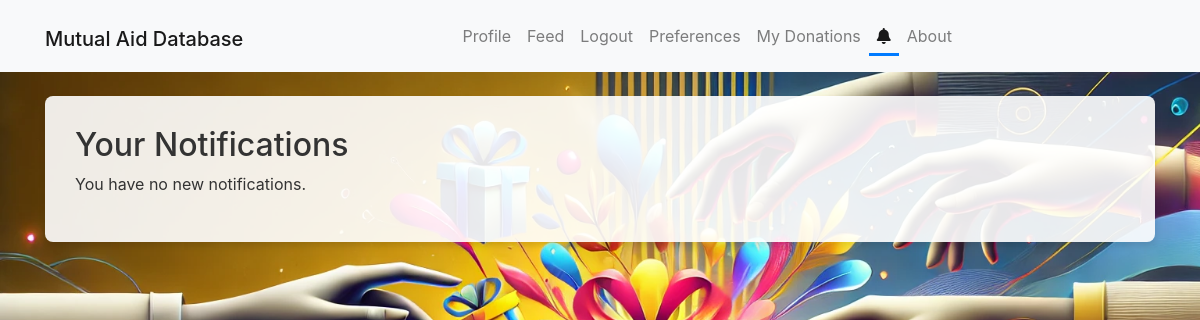
The app's page /notifications (signed in), older data.
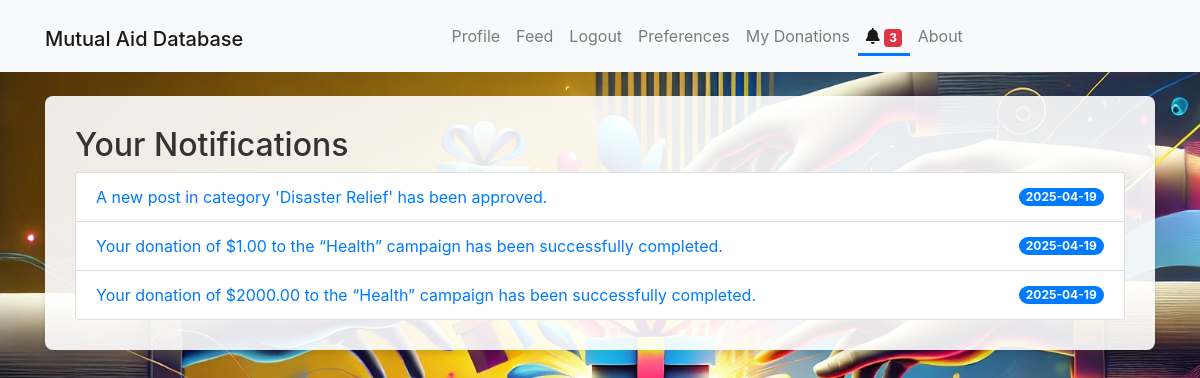
The same page, newer data.
### app/models.py (models this page shows, shortened)
class Notification(db.Model):
    __tablename__ = 'notification'
    id = db.Column(db.Integer, primary_key=True)
    user_id = db.Column(db.Integer, db.ForeignKey('users.id'), nullable=False)  # The subscriber
    post_id = db.Column(db.Integer, db.ForeignKey('post.id'), nullable=False)    # The post triggering the notification
    message = db.Column(db.String(255), nullable=True)
    is_read = db.Column(db.Boolean, default=False, nullable=False)
    timestamp = db.Column(db.DateTime, default=datetime.utcnow, nullable=False)

### app/routes.py (the view)
@main.route('/notifications')
def notifications():
    if 'user_id' not in session:
        flash('Please log in to see notifications.', 'warning')
        return redirect(url_for('main.login'))
    user_id = session['user_id']
    notifications = Notification.query.filter_by(user_id=user_id, is_read=False).order_by(Notification.timestamp.desc()).all()
    return render_template('notifications.html', notifications=notifications)

### app/__init__.py (called while the page is built)
@app.context_processor
def inject_notification_count():
    from app.models import Notification  # avoid circular import issues if needed
    if 'user_id' in session:
        count = Notification.query.filter_by(user_id=session['user_id'], is_read=False).count()
    else:
        count = 0
    print(f"Notification count: {count}")
    return dict(notification_count=count)

### app/templates/notifications.html (shortened to what this page needs)
{% extends "base.html" %}
{% block content %}
<div class="form-container">
<h2>Your Notifications</h2>
{% if notifications %}
  <ul class="list-group">
    {% for notification in notifications %}
      <li class="list-group-item d-flex justify-content-between align-items-center">
        <a href="{{ url_for('main.read_notification', notif_id=notification.id) }}">
          {{ notification.message }}
        </a>
        <span class="badge badge-primary badge-pill">{{ notification.timestamp.strftime('%Y-%m-%d') }}</span>
      </li>
    {% endfor %}
  </ul>
</div>
{% else %}
  <p>You have no new notifications.</p>
{% endif %}
{% endblock %}

Row changes from the older to the newer data that the page shows:
added Notification: message "A new post in category 'Disaster Relief' has been approved.", timestamp "2025-04-19"
added Notification: message "Your donation of $1.00 to the “Health” campaign has been successfully completed.", timestamp "2025-04-19"
added Notification: message "Your donation of $2000.00 to the “Health” campaign has been successfully completed.", timestamp "2025-04-19"
Text that changed along with them:
{{ notification_count }}: (not shown) → "3"
text no longer shown: "You have no new notifications."
